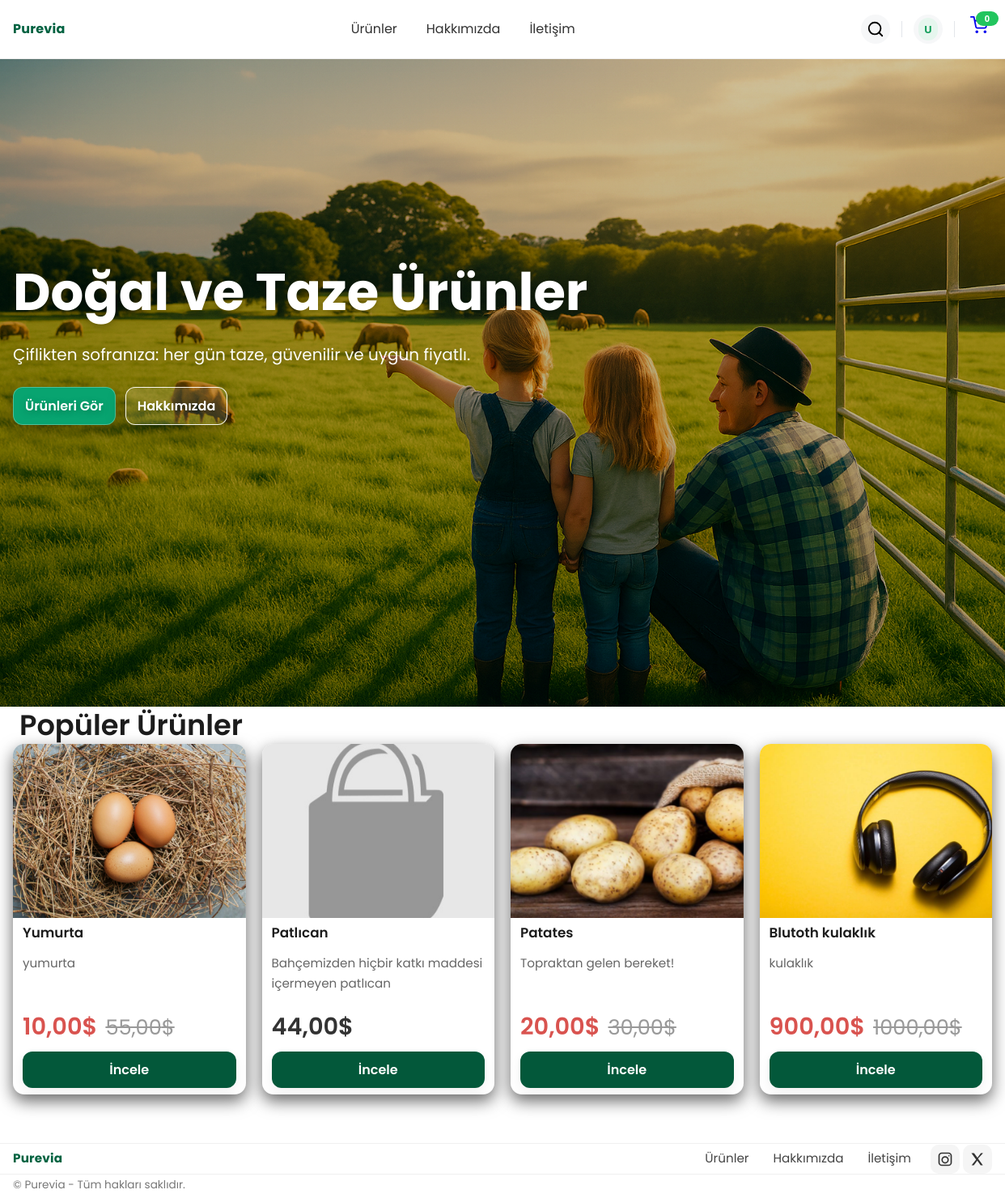
The app's page / (signed in) with its own data.
### urunler/models.py (models this page shows, shortened)
class Urunler(models.Model):
    isim = models.CharField(max_length=100)
    kullanici = models.ForeignKey(User,on_delete=models.CASCADE)
    marka = models.ForeignKey(Markalar,on_delete=models.CASCADE,blank=True,null=True)
    kategori =models.ForeignKey(Kategoriler,on_delete=models.CASCADE,null=True,blank=True)
    fiyat = models.DecimalField(decimal_places=2, max_digits=10)
    indirimli_fiyat = models.DecimalField(decimal_places=2, max_digits=10,null=True,blank=True)
    kisa_aciklama = models.CharField(max_length=100, null=True, blank=True)
    aciklama=models.TextField(blank=True, null=True)
    seo_title = models.CharField(max_length=100, null=True, blank=True)
    seo_description = models.TextField( null=True, blank=True)
    slug = models.SlugField(max_length=100, null=True, blank=True)
    aktifmi = models.BooleanField(default=True)
    resim = models.ImageField(upload_to="urunresimleri", null=True, blank=True)
    tarih = models.DateTimeField(auto_now_add=True)
    anasayfa = models.BooleanField(default=True)
    @property
    def image_url(self):
        try:
            if self.resim and hasattr(self.resim, "url"):
                return self.resim.url
        except Exception:
            pass
        return static("/default_image1.jpg")
    class Meta:
        verbose_name_plural = "Urunler"
        verbose_name = "Urun"

### urunler/views.py (the view)
# urls.py: path("", views.index, name="index"),
def index(request):
    urunler = Urunler.objects.filter(anasayfa=True)
    return render(request, 'index.html',{"products":urunler})

### Purevia/context_processors.py (called while the page is built)
def global_context(request):
    cart = get_cart(request)
    total_items = 0
    for item in cart.values():
        if isinstance(item,dict):
            total_items += int(item.get('qty',0) or 0)
    return {
        'cart':cart,
        'cart_total_items':total_items,
        'site_name':'Purevia',
        'brand_color':'#006241',
    }

def cart_counter(request):
    cart = request.session.get('cart') or {}
    total_qty = 0
    for _, row in cart.items():
        try:
            total_qty += int(row.get('qty', 1))
        except Exception:
            total_qty += 1
    return {'cart_count':total_qty}

### urunler/utils.py (called while the page is built, shortened)
def get_cart(request):
    raw = request.session.get(CART_KEY) or {}
    cart = {}
    changet = False
    if changet:
        request.session[CART_KEY] = cart
        request.session.modified = True
    return cart

### templates/index.html (shortened to what this page needs)
{% extends "base.html" %}
{% load static %}
{% block content %}
<section class="hero" style="--hero-img: url('{% static "images/arkaplan2.png" %}');">
    <div class="container">
        <div class="hero-inner">
            <h1 class="hero-title">Doğal ve Taze Ürünler</h1>
            <p class="hero-sub">Çiflikten sofranıza: her gün taze, güvenilir ve uygun fiyatlı.</p>
            <div class="hero-actions">
                <a href="#" class="btn btn-primary">Ürünleri Gör</a>
                <a href="#" class="btn btn-ghost">Hakkımızda</a>
            </div>
        </div>
    </div>
</section>
<section class="container">
    <h2 class="secton-title"> Popüler Ürünler</h2>
    <div class="product-grid">
        {% for urun in products %}
            <article class="card">
                <a href="{% url 'purevia:urundetay' urun.slug %}" class="card-media">
                    <img src="{{ urun.image_url }}" alt="{{ urun.isim }}">
                </a>
                <div class="card-body">
                    <h3 class="card-title clamp-1"> {{urun.isim}} </h3>
                    {% if urun.kisa_aciklama %}
                        <p class="card-desc clamp-2"> {{urun.kisa_aciklama}} </p>
                    {% endif %}
                    <div class="card-footer">
                        <div class="price-row">
                            {% if urun.indirimli_fiyat %}
                                <strong class="price-discount"> {{urun.indirimli_fiyat}}$</strong>
                                <del class="old">{{urun.fiyat}}$</del>
                            {% else %}
                                <strong class="price"> {{urun.fiyat}}$</strong>
                            {% endif %}
                        </div>
                    </div>
                    <a href="{% url 'purevia:urundetay' urun.slug %}" class="btn btn-primary">İncele</a>
                </div>
            </article>
        {% endfor %}
    </div>
</section>
{% endblock content %}

### templates/base.html (shortened to what this page needs)
{% load static %}
<!DOCTYPE html>
<html lang="en">
<head>
    <link rel="stylesheet" href="{% static 'css/style.css' %}">
    <link rel="stylesheet" href="{% static 'css/base_style.css' %}">
</head>
<body>
<header class="site-header">
    <div class="container nav-row">
        <a href="/" class="brand">Purevia</a>
        <nav id="nav" class="nav" role="navigation">
            <a href="#">Ürünler</a>
            <a href="#">Hakkımızda</a>
            <a href="#">İletişim</a>
        </nav>
        <div class="actions">
            <div class="action-item search" id="searchWrap">
                <button type="button" class="icon-btn" id="searchToggle"
                aria-expanded="false" aria-controls="searchPanel" aria-label="Ara">
                    <svg viewBox="0 0 24 24" width="22" height="22" fill="none" stroke="currentColor" stroke-width="2" stroke-linecap="round"
                    stroke-linejoin="round"><circle cx="11" cy="11" r="8"></circle><line x1="21" y1="21" x2="16.65" y2="16.65"></line></svg>
                </button>
            </div>
            <div class="action-item user has-dropdown" id="userMenu">
                {% if request.user.is_authenticated %}
                    <button class="avatar-btn" aria-haspopup="menu" aria-controls="userDropdown" title="{{request.user.username}}">
                        <span class="avatar-circle">{{ request.user.username|first|upper }} </span>
                    </button>
                {% endif %}
            </div>
            <div class="action-item pv-cart">
                <a href="{% url 'purevia:cart_detail' %}" class="pv-cart__link" aria-label="Sepet">
                </a>
                <span id="cartCount" class="pv-cart__badge" data-count="{{ cart_count|default:0 }}">
                    {{ cart_count|default:0 }}
                </span>
            </div>
        </div>
    </div>
</header>
<main>
{% block content %}
{% endblock content %}
</main>
<footer class="site-footer">
    <div class="container footer-row">
        <a href="/" class="footer-brand">Purevia</a>
        <nav class="footer-links">
            <a href="#">Ürünler</a>
            <a href="#">Hakkımızda</a>
            <a href="#">İletişim</a>
        </nav>
        <div class="footer-social">
            <a href="#" aria-label="Instagram" class="ico">
            </a>
            <a href="#" aria-label="Twiter/X" class="ico">
                <svg viewBox="0 0 24 24" width="20" height="20" fill="currentColor"><path d="M20.3 3H17l-5 6.9L6.9 3H3l7 9.6L3.3 21H6.6l5.1-7 5 7h3.3l-7.2-9.9L20.3 3z"/></svg>
            </a>
        </div>
    </div>
    <div class="container footer-bottom">
        <small>© {{now|date:"Y"}} Purevia - Tüm hakları saklıdır. </small>
    </div>
</footer>
</body>
</html>

### static/css/base_style.css (style rules this page uses)
:root { --container:1280px; --brand: #006241; --blur-bg: rgba(255,255,255,.65); --nav-offset: 100px; }
body { margin: 0; font-family: 'Poppins',sans-serif; }
.container { max-width: var(--container); margin: 0 auto; padding: 0 16px; }
.site-header { position: sticky; top: 0; z-index: 50; background: var(--blur-bg); backdrop-filter: blur(8px); border-bottom: 1px solid rgba(0, 0, 0, .06); }
.nav-row { min-height: 72px; display: flex; align-items: center; justify-content: space-between; padding: 0 16px; }
a { text-decoration: none; }
.brand { font-weight: 700; color: var(--brand); letter-spacing: .2px; text-decoration: none; }
.nav { display: flex; gap: 20px; }
.nav a { padding: 10px 8px; border-radius: 8px; color: #333; text-decoration: none; transition: background .2s, color .2s; position: relative; overflow: hidden; }
.nav a::after { content: ""; position: absolute; left: 10px; right: 10px; bottom: 6px; height: 2px; background: var(--brand); transform: scaleX(0); transform-origin: right; transition: transform .25s ease; }
.site-header { background: rgba(255, 255, 255, .72); backdrop-filter: blur(10px); }
.actions { display: flex; align-items: center; gap: 14px; }
.action-item { position: relative; align-items: center; justify-content: center; }
.icon-btn, .avatar-btn { display: inline-flex; align-items: center; justify-content: center; width: 36px; height: 36px; border-radius: 999px; border: 0; background: #f6f7f8; cursor: pointer; }
.avatar-circle { width: 28px; height: 28px; border-radius: 999px; background: #e6f6ee; color:#0f9d58; display: inline-flex; align-items: center; justify-content: center; font: 600 13px/1 system-ui; }
.pv-cart { position: relative; display: inline-block; }
.pv-cart__link { display: inline-flex; justify-content: center; text-align: center; width: 32px; height: 32px; }
.pv-cart__badge { position: absolute; top: -6px; right: -8px; min-width: 18px; padding: 0 5px; background: #22c55e; color: #fff; border-radius: 999px; font: 700 11px/18px system-ui; text-align: center; white-space: nowrap; z-index: 10; }
.nav-row, .actions { overflow: visible; }

### records on screen
Urunler: image_url (picture), isim "Yumurta", kisa_aciklama "yumurta", indirimli_fiyat "10,00", fiyat "55,00"
Urunler: shows a picture, isim "Patlıcan", kisa_aciklama "Bahçemizden hiçbir katkı maddesi içermeyen patlıcan", fiyat "44,00"
Urunler: image_url (picture), isim "Patates", kisa_aciklama "Topraktan gelen bereket!", indirimli_fiyat "20,00", fiyat "30,00"
Urunler: image_url (picture), isim "Blutoth kulaklık", kisa_aciklama "kulaklık", indirimli_fiyat "900,00", fiyat "1000,00"

### other values on screen
{{ request.user.username|first|upper }} "U"
{{ cart_count|default:0 }} "0"
